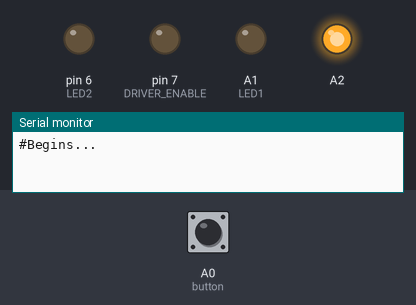
This sketch was run on a simulated Arduino Uno, built with avr-gcc and run on an emulated ATmega328P. Parts: output pins drawn as LEDs (lit = HIGH), the last lines printed to the serial monitor. Inputs (shaded band) come from the test bench; at power-on: A0 (button) HIGH. Pins used as bus, display or sensor lines are not drawn.

Above: at 2.2 s.
2.3 s: A0 (button) pulled LOW for 0.15 s
At 13.4 s:
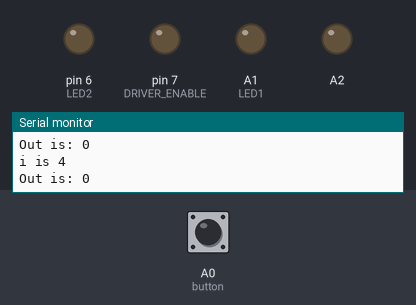
At 14.5 s:
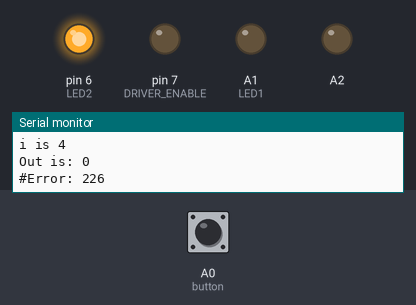
Timing chart, 0 to 15.9 s (numbered marks = the images above; inputs shaded):
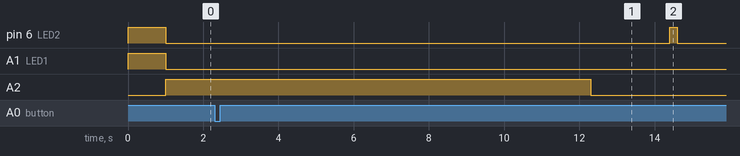

Measured:
- after the input at 2.3 s, pin 6 (LED2): LOW → HIGH after 12.1 s, → LOW 0.20 s later; A2: HIGH → LOW after 10.0 s

The sketch:

Multiple_partial_RS485_Modbus_Water_Sensor.ino
```cpp
#include <ModbusMaster.h> // RS485 Sensor
#include <SoftwareSerial.h> // TX/RX communications TTL -> A/B RS4855
#include <Bounce2.h> // debounces reset button
// #include <SdFat.h> //sd card FAT16/FAT32 file card system


ModbusMaster sensor; //Sensor instance for modbus
SoftwareSerial softSerial(2, 3); // RX, TX assignment to Uno board
Bounce button = Bounce(); //button gnd at A0 with 2k resistor , vcc 5V
//SdFat sd;


#define DRIVER_ENABLE 7 //Set sensor driver enable to digital pin 7
#define SENSOR_PWR    8 //Set sendor reciver enable to digital pin 8

#define LED1 A1  //green led for operational
#define LED2 6   //Red led for error, blinking if error

void preTransmission() {
  digitalWrite(DRIVER_ENABLE, HIGH);
   digitalWrite(SENSOR_PWR, HIGH);
}

void postTransmission() {
  digitalWrite(DRIVER_ENABLE, LOW);
  digitalWrite(SENSOR_PWR, LOW);
}

uint16_t data[6]; //data unassigned short int


void setup() {
  // Serial
  Serial.begin(9600);
  softSerial.begin(19200); // RS485 sensor serial

  //Sensor
  pinMode(DRIVER_ENABLE, OUTPUT);
  pinMode(SENSOR_PWR, OUTPUT);
  digitalWrite(SENSOR_PWR, HIGH);
  //Modbus slave ID 1
  sensor.begin(1, softSerial);
  //callbacks allow us to configure the RS483 properly
  sensor.preTransmission(preTransmission);
  sensor.postTransmission(postTransmission);

  // Reset Button
  pinMode(A0, INPUT_PULLUP);
  button.attach(A0);
  button.interval(5);

  //LEDs
  pinMode(LED1, OUTPUT);
  pinMode(LED2, OUTPUT);
  digitalWrite(LED2, HIGH);
  digitalWrite(LED1, HIGH);
  delay(1000);
  digitalWrite(LED2, LOW);
  digitalWrite(LED1, LOW);

  pinMode(A2, OUTPUT);
  digitalWrite(A2,HIGH); //shows all loaded
  Serial.println("#Begins...");
  //


}

void loop() {


    if(button.fell()) {


      for (int i = 0; i < 5; i++)
     {
     uint8_t r = sensor.readHoldingRegisters(0, 5);
     uint16_t Out = sensor.getResponseBuffer(i); //reading address of sensor
     Serial.print("i is ");
     Serial.println(i);
     Serial.print("Out is: ");
     Serial.println(Out);

      }


      digitalWrite(A2,LOW); //button call made successfully green light turns off
      digitalWrite(LED1, LOW);
      digitalWrite(LED2, LOW);
      delay(100);
      uint8_t tests = 0;
      uint16_t moisture=0;
      int16_t temperature=0;
      uint16_t ver=0;
      uint8_t err = 0;
      //Check sensor IDS

      while(tests < 3 && err == 0) {
        uint8_t r = sensor.readInputRegisters(0, 3);

        if(0 != r) {
          Serial.print("#Error: ");
          Serial.println(r);

          digitalWrite(LED1, LOW);
          digitalWrite(LED2, HIGH);
          delay(100);
          err = 1;
        }
        else
        {
          moisture = sensor.getResponseBuffer(0);
          temperature = sensor.getResponseBuffer(1);
          ver = sensor.getResponseBuffer(2);

          tests++;
          //Set dry and wet rates as below, but activate relay until sensor_value hits acceptable range
          if(moisture < 0 || moisture > 500)
          {
          Serial.println(moisture);
          Serial.println("#MOISTURE OUT OF BOUNDS!");
          err = 1;
          }
          //record temperature, trigger a fault LED if temperature is below 10C or above 30C (returned values in 1/10 degree so 300 = 30C with 2% variation)
          if(temperature < 100 || temperature > 300)
          {
           Serial.println(temperature);
           Serial.println("#TEMPERATURE OUT OF BOUNDS!");
           err = 1;
          }

          if(err)
          {
            digitalWrite(LED1, LOW);
            digitalWrite(LED2, HIGH);
            delay(200);
          } else
          {
            digitalWrite(LED1, HIGH);
            digitalWrite(LED2, LOW);
            delay(50);
          }
        }
      }

      if(err == 0)
      {
        Serial.print("The moisture is: ");
        Serial.print(moisture);
        Serial.print(", ");
        Serial.print(temperature/10);
        Serial.println(" C");

        //File results = sd.open("results.txt", FILE_WRITE);
        //results.print(moisture);
        //results.print(",");
        //results.println(temperature);
        //results.close();
      }

      while(LOW == button.read())
      {
        button.update();

      }
    delay(100);
    digitalWrite(LED2, LOW);
    digitalWrite(LED1, LOW);

  } else if(button.rose()){
    digitalWrite(LED2, LOW);
    digitalWrite(LED1, LOW);
  }

  button.update();


}
```
